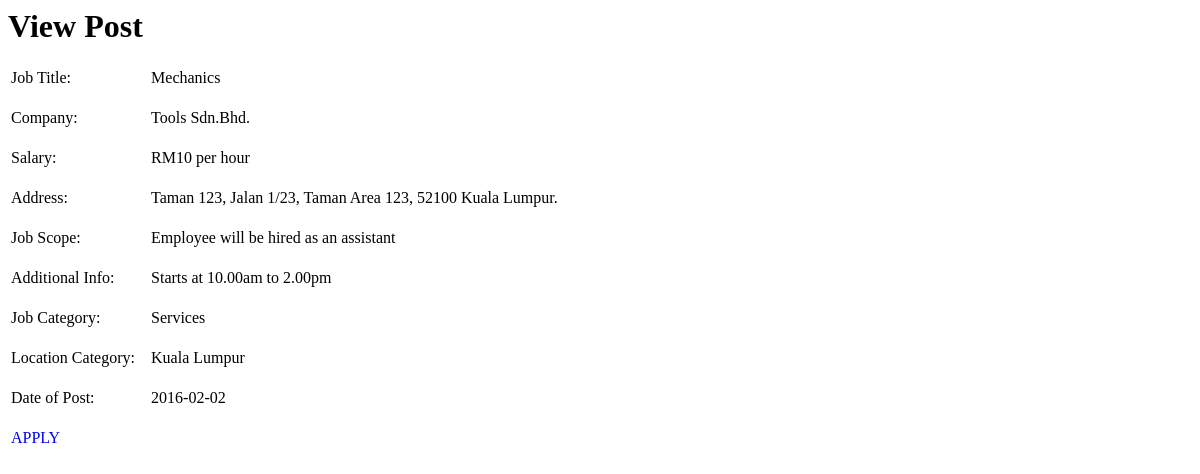
Page /viewpost.php?id=1 on the committed database.
### tables this page shows
CREATE TABLE `posts` (
  `work` varchar(50) DEFAULT NULL,
  `employer` varchar(50) DEFAULT NULL,
  `salary` int(11) DEFAULT NULL,
  `location` varchar(2000) DEFAULT NULL,
  `scope` varchar(2000) DEFAULT NULL,
  `addinfo` varchar(2000) DEFAULT NULL,
  `jobcat` varchar(100) DEFAULT NULL,
  `loccat` varchar(100) DEFAULT NULL,
  `date_posted` date DEFAULT NULL,
  `id` int(11) NOT NULL AUTO_INCREMENT,
  PRIMARY KEY (`id`)
);

### viewpost.php (the view, shortened to what this page needs)
<?php
include 'dbcon.php';
	$sql = "SELECT * FROM posts WHERE id= $_GET[id]";
			if($result=mysqli_query($conn, $sql)){
				$postinfo=mysqli_fetch_array($result);
			}else{
				echo "Error: ". "<br>" . $sql . "<br>" . mysqli_error($conn);
			}
?>
<html>
<head>
    <link rel="stylesheet" type="text/css" href="main.css">
</head>
<body>
<form name="create-post" action="updatepost.php" method="post">
<h1>View Post</h1>
<table border="0" width="50%">
    <tbody>
        <tr>
            <td>Job Title:<br><br></td>
            <td><?php echo $postinfo['work']; ?><br><br></td>
        </tr>
        <tr>
            <td>Company:<br><br></td>
            <td><?php echo $postinfo['employer']; ?><br><br></td>
        </tr>
        <tr>
            <td>Salary:<br><br></td>
            <td>RM<?php echo $postinfo['salary']; ?> per hour<br><br></td>
        </tr>
        <tr >
            <td>Address:<br><br></td>
            <td><?php echo $postinfo['location']; ?><br><br></td>
        </tr>
        <tr>
            <td>Job Scope:<br><br></td>
            <td><?php echo $postinfo['scope']; ?><br><br></td>
        </tr>
        <tr>
            <td>Additional Info:<br><br></td>
            <td><?php echo $postinfo['addinfo']; ?><br><br></td>
        </tr>
        <tr>
            <td>Job Category:<br><br></td>
            <td><?php echo $postinfo['jobcat']; ?><br><br></td>
        </tr>
        <tr>
            <td>Location Category:<br><br></td>
            <td><?php echo $postinfo['loccat']; ?><br><br></td>
        </tr>
        <tr>
            <td>Date of Post:<br><br></td>
            <td><?php echo $postinfo['date_posted']; ?><br><br></td>
        </tr>
        <tr>
        <?php
            $sql = "SELECT * FROM posts WHERE id= $_GET[id]";
		if($result=mysqli_query($conn, $sql)){
			$postinfo=mysqli_fetch_array($result);
			 echo"<td colspan='2'><a class='editlink' href=\" form.html?id=".$postinfo['id']." \">APPLY</a></td></td>";
		}else{
			echo "Error: ". "<br>" . $sql . "<br>" . mysqli_error($conn);
		}
            ?>
        </tr>
    </tbody>
</table>
</form>
</body>
</html>

### main.css (style rules this page uses)
a { text-decoration: none; }

### rows in the picture
posts: work "Mechanics", employer "Tools Sdn.Bhd.", salary "10", location "Taman 123, Jalan 1/23, Taman Area 123, 52100 Kuala Lumpur.", scope "Employee will be hired as an assistant", addinfo "Starts at 10.00am to 2.00pm", jobcat "Services", loccat "Kuala Lumpur", date_posted "2016-02-02"
